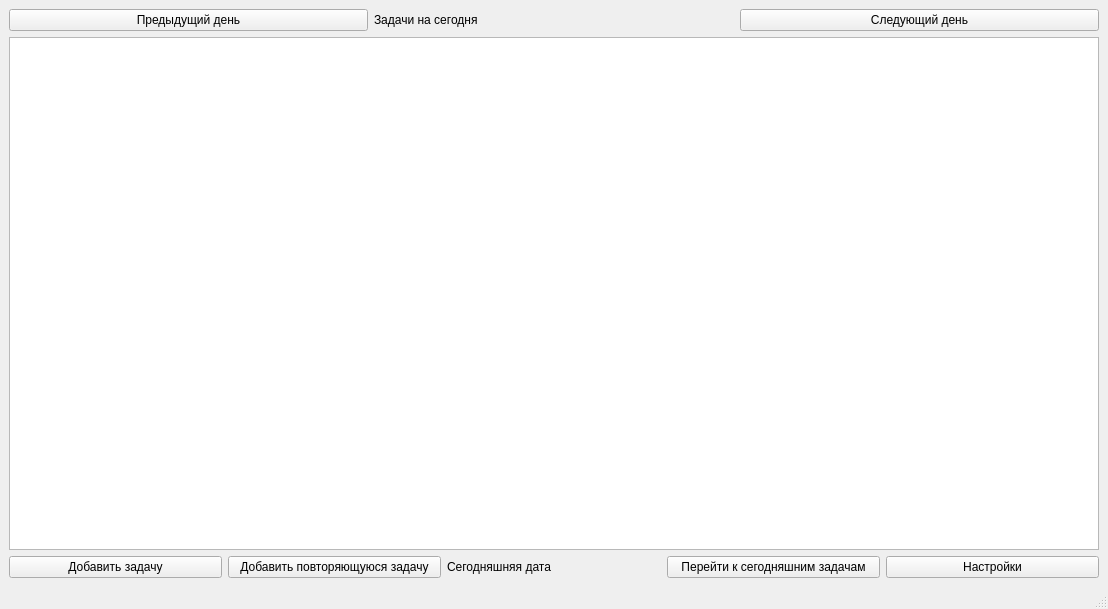
<?xml version="1.0" encoding="UTF-8"?>
<ui version="4.0">
 <class>MainWindow</class>
 <widget class="QMainWindow" name="MainWindow">
  <property name="geometry">
   <rect>
    <x>0</x>
    <y>0</y>
    <width>1108</width>
    <height>609</height>
   </rect>
  </property>
  <property name="windowTitle">
   <string>MainWindow</string>
  </property>
  <widget class="QWidget" name="centralwidget">
   <layout class="QHBoxLayout" name="horizontalLayout_4">
    <item>
     <layout class="QVBoxLayout" name="verticalLayout">
      <item>
       <layout class="QHBoxLayout" name="horizontalLayout">
        <item>
         <widget class="QPushButton" name="prev_day">
          <property name="sizePolicy">
           <sizepolicy hsizetype="Minimum" vsizetype="Preferred">
            <horstretch>0</horstretch>
            <verstretch>0</verstretch>
           </sizepolicy>
          </property>
          <property name="text">
           <string>Предыдущий день</string>
          </property>
         </widget>
        </item>
        <item>
         <widget class="QLabel" name="tasks_for_date">
          <property name="sizePolicy">
           <sizepolicy hsizetype="Minimum" vsizetype="Preferred">
            <horstretch>0</horstretch>
            <verstretch>0</verstretch>
           </sizepolicy>
          </property>
          <property name="text">
           <string>Задачи на сегодня</string>
          </property>
         </widget>
        </item>
        <item>
         <widget class="QPushButton" name="next_day">
          <property name="sizePolicy">
           <sizepolicy hsizetype="Minimum" vsizetype="Preferred">
            <horstretch>0</horstretch>
            <verstretch>0</verstretch>
           </sizepolicy>
          </property>
          <property name="text">
           <string>Следующий день</string>
          </property>
         </widget>
        </item>
       </layout>
      </item>
      <item>
       <layout class="QHBoxLayout" name="horizontalLayout_2">
        <item>
         <widget class="QTableWidget" name="tableWidget"/>
        </item>
       </layout>
      </item>
      <item>
       <layout class="QHBoxLayout" name="horizontalLayout_3">
        <item>
         <widget class="QPushButton" name="add_ordinary_task">
          <property name="sizePolicy">
           <sizepolicy hsizetype="Minimum" vsizetype="Preferred">
            <horstretch>0</horstretch>
            <verstretch>0</verstretch>
           </sizepolicy>
          </property>
          <property name="text">
           <string>Добавить задачу</string>
          </property>
         </widget>
        </item>
        <item>
         <widget class="QPushButton" name="add_repeated_task">
          <property name="sizePolicy">
           <sizepolicy hsizetype="Minimum" vsizetype="Preferred">
            <horstretch>0</horstretch>
            <verstretch>0</verstretch>
           </sizepolicy>
          </property>
          <property name="text">
           <string>Добавить повторяющуюся задачу</string>
          </property>
         </widget>
        </item>
        <item>
         <widget class="QLabel" name="todays_date">
          <property name="text">
           <string>Сегодняшняя дата</string>
          </property>
         </widget>
        </item>
        <item>
         <widget class="QPushButton" name="go_to_todays_tasks">
          <property name="sizePolicy">
           <sizepolicy hsizetype="Minimum" vsizetype="Preferred">
            <horstretch>0</horstretch>
            <verstretch>0</verstretch>
           </sizepolicy>
          </property>
          <property name="text">
           <string>Перейти к сегодняшним задачам</string>
          </property>
         </widget>
        </item>
        <item>
         <widget class="QPushButton" name="settings">
          <property name="sizePolicy">
           <sizepolicy hsizetype="Minimum" vsizetype="Preferred">
            <horstretch>0</horstretch>
            <verstretch>0</verstretch>
           </sizepolicy>
          </property>
          <property name="text">
           <string>Настройки</string>
          </property>
         </widget>
        </item>
       </layout>
      </item>
     </layout>
    </item>
   </layout>
  </widget>
  <widget class="QStatusBar" name="statusbar"/>
 </widget>
 <resources/>
 <connections/>
</ui>
